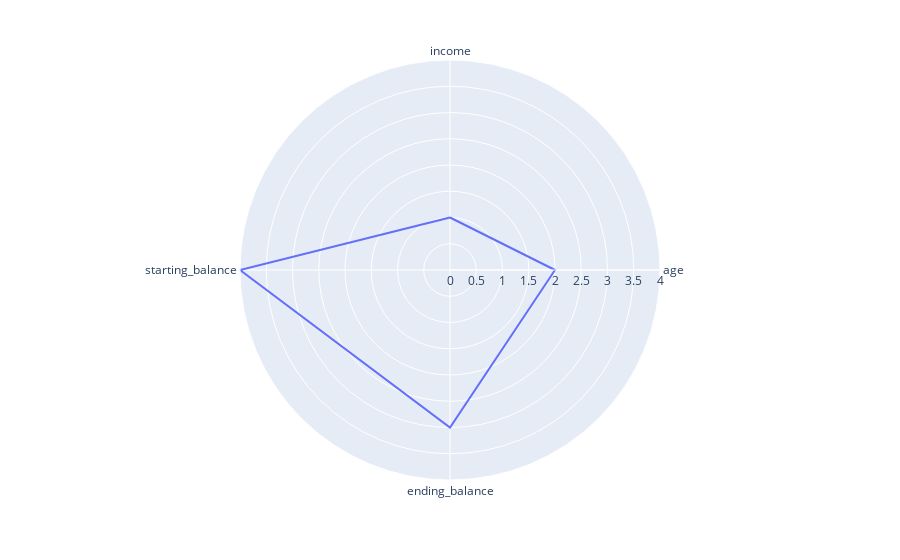

The cell this chart's notebook holds for it:
### Code cell
import plotly.express as px
import pandas as pd
df = pd.DataFrame(dict(
    r=[1, 2, 3,4],
    theta=['income', 'age', 'ending_balance', 'starting_balance']))
fig = px.line_polar(df, r='r', theta='theta', line_close=True)
fig.show()

### Figure 1 — Plotly figure (JSON) as saved in the notebook; plotly's stock layout.template omitted (floating-point values rounded to 4 significant figures)
{"data": [{"hovertemplate": "r=%{r}<br>theta=%{theta}<extra></extra>", "legendgroup": "", "line": {"color": "#636efa", "dash": "solid"}, "marker": {"symbol": "circle"}, "mode": "lines", "name": "", "r": [1, 2, 3, 4, 1], "showlegend": false, "subplot": "polar", "theta": ["income", "age", "ending_balance", "starting_balance", "income"], "type": "scatterpolar"}], "layout": {"autosize": true, "legend": {"tracegroupgap": 0}, "margin": {"t": 60}, "polar": {"angularaxis": {"direction": "clockwise", "rotation": 90, "type": "category"}, "domain": {"x": [0, 1], "y": [0, 1]}, "radialaxis": {"autorange": true, "range": [0, 4], "type": "linear"}}}}
